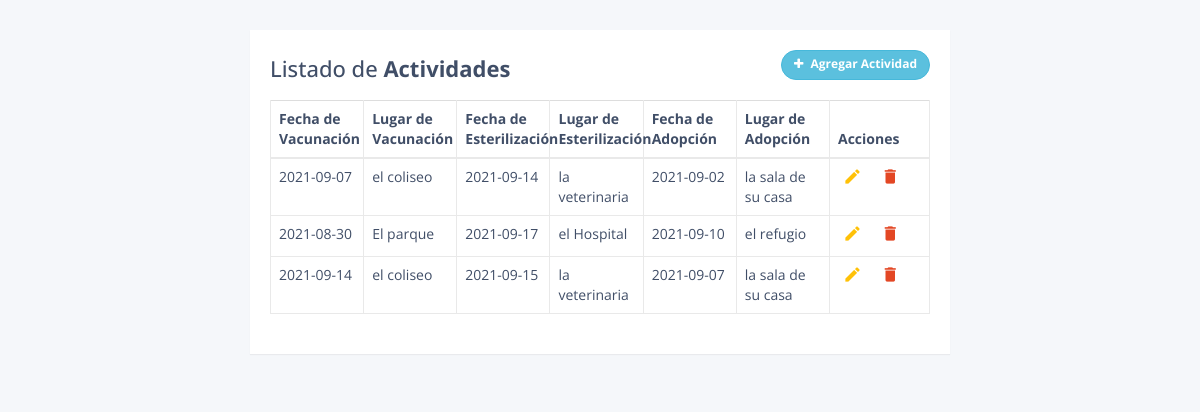
/CRUD/actividade/index.php, run on the app's committed database.
### tables this page shows
CREATE TABLE `actividades` (
  `id` int(20) NOT NULL,
  `fecha_vacunacion` date NOT NULL,
  `lugar_vacunacion` varchar(200) NOT NULL,
  `fecha_esterilizacion` date NOT NULL,
  `lugar_esterilizacion` varchar(100) NOT NULL,
  `fecha_adopcion` date NOT NULL,
  `lugar_adopcion` varchar(200) NOT NULL,
  `requisitos_adopcion` text NOT NULL
);

### CRUD/actividade/database.php (called while the page is built, shortened)
<?php
	class Database{
		private $con;
		private $dbhost="localhost";
		private $dbuser="root";
		private $dbpass="";
		private $dbname="patitas";
		public function connect_db(){
			$this->con = mysqli_connect($this->dbhost, $this->dbuser, $this->dbpass, $this->dbname);
		}
		public function read(){
			$sql = "SELECT * FROM actividades";
			$res = mysqli_query($this->con, $sql);
			return $res;
		}
	}
?>

### CRUD/actividade/index.php (the view, shortened to what this page needs)
<!DOCTYPE html>
<html lang="en">
<head>
<link rel="stylesheet" href="https://maxcdn.bootstrapcdn.com/font-awesome/4.7.0/css/font-awesome.min.css">
<link rel="stylesheet" href="https://maxcdn.bootstrapcdn.com/bootstrap/3.3.7/css/bootstrap.min.css">
<link rel="stylesheet" href="css/custom.css">
</head>
<body>
    <div class="container">
        <div class="table-wrapper">
            <div class="table-title">
                <div class="row">
                    <div class="col-sm-8"><h2>Listado de  <b>Actividades</b></h2></div>
                    <div class="col-sm-4">
                        <a href="create.php" class="btn btn-info add-new"><i class="fa fa-plus"></i> Agregar Actividad</a>
                    </div>
                </div>
            </div>
            <table class="table table-bordered">
                <thead>
                    <tr>
                        <th>Fecha de Vacunación</th>
                        <th>Lugar de Vacunación</th>
                        <th>Fecha de Esterilización</th>
						<th>Lugar de Esterilización</th>
                        <th>Fecha de Adopción</th>
                        <th>Lugar de Adopción</th>
                        <th>Acciones</th>
                    </tr>
                </thead>
				<?php
				include ('database.php');
				$actividades = new Database();
				$listado=$actividades->read();
				?>
                <tbody>
				<?php
					while ($row=mysqli_fetch_object($listado)){
						$id=$row->id;
						$fecha_vacunacion=$row->fecha_vacunacion;
						$lugar_vacunacion=$row->lugar_vacunacion;
						$fecha_esterilizacion=$row->fecha_esterilizacion;
						$lugar_esterilizacion=$row->lugar_esterilizacion;
                        $fecha_adopcion=$row->fecha_adopcion;
                        $lugar_adopcion=$row->lugar_adopcion;
				?>
					<tr>
                        <td><?php echo $fecha_vacunacion?></td>
                        <td><?php echo $lugar_vacunacion;?></td>
                        <td><?php echo $fecha_esterilizacion;?></td>
						<td><?php echo $lugar_esterilizacion;?></td>
                         <td><?php echo $fecha_adopcion;?></td>
                        <td><?php echo $lugar_adopcion;?></td>
                        <td>
						    <a href="update.php?id=<?php echo $id;?>" class="edit" title="Editar" data-toggle="tooltip"><i class="material-icons">&#xE254;</i></a>
                            <a href="delete.php?id=<?php echo $id;?>" class="delete" title="Eliminar" data-toggle="tooltip"><i class="material-icons">&#xE872;</i></a>
                        </td>
                    </tr>
				<?php
					}
				?>
                </tbody>
            </table>
        </div>
    </div>
</body>
</html>

### CRUD/actividade/css/custom.css (style rules this page uses)
body { color: #404E67; background: #F5F7FA; font-family: 'Open Sans', sans-serif; }
.table-wrapper { width: 700px; margin: 30px auto; background: #fff; padding: 20px; box-shadow: 0 1px 1px rgba(0,0,0,.05); }
.table-title { padding-bottom: 10px; margin: 0 0 10px; }
.table-title h2 { margin: 6px 0 0; font-size: 22px; }
.table-title .add-new { float: right; height: 30px; font-weight: bold; font-size: 12px; text-shadow: none; min-width: 100px; border-radius: 50px; line-height: 13px; }
.table-title .add-new i { margin-right: 4px; }
table.table { table-layout: fixed; }
table.table tr th, table.table tr td { border-color: #e9e9e9; }
table.table th:last-child { width: 100px; }
table.table td a { cursor: pointer; display: inline-block; margin: 0 5px; min-width: 24px; }
table.table td a.edit { color: #FFC107; }
table.table td a.delete { color: #E34724; }
table.table td i { font-size: 19px; }

### data on the page
actividades: fecha_vacunacion "2021-09-07", lugar_vacunacion "el coliseo", fecha_esterilizacion "2021-09-14", lugar_esterilizacion "la veterinaria", fecha_adopcion "2021-09-02", lugar_adopcion "la sala de su casa"
actividades: fecha_vacunacion "2021-08-30", lugar_vacunacion "El parque", fecha_esterilizacion "2021-09-17", lugar_esterilizacion "el Hospital", fecha_adopcion "2021-09-10", lugar_adopcion "el refugio"
actividades: fecha_vacunacion "2021-09-14", lugar_vacunacion "el coliseo", fecha_esterilizacion "2021-09-15", lugar_esterilizacion "la veterinaria", fecha_adopcion "2021-09-07", lugar_adopcion "la sala de su casa"
